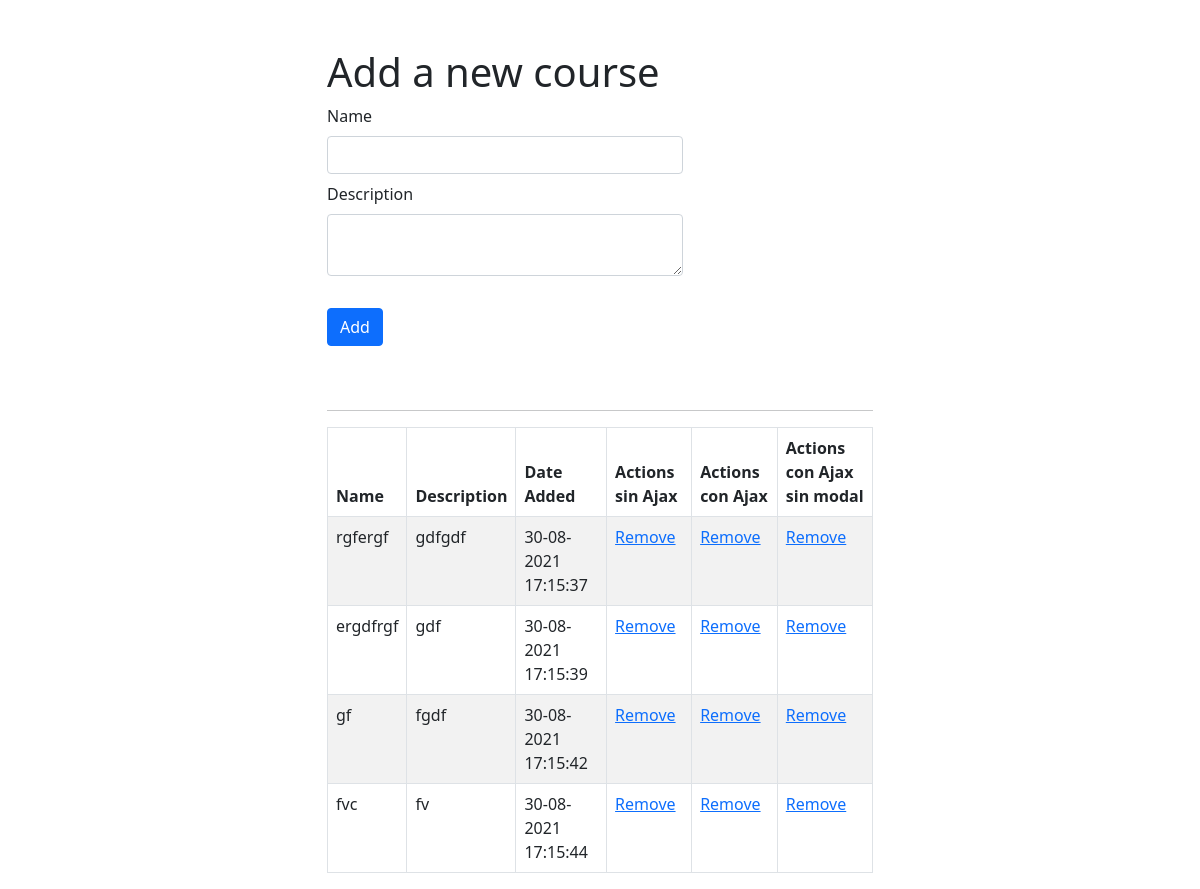
Before: / with the older database file.
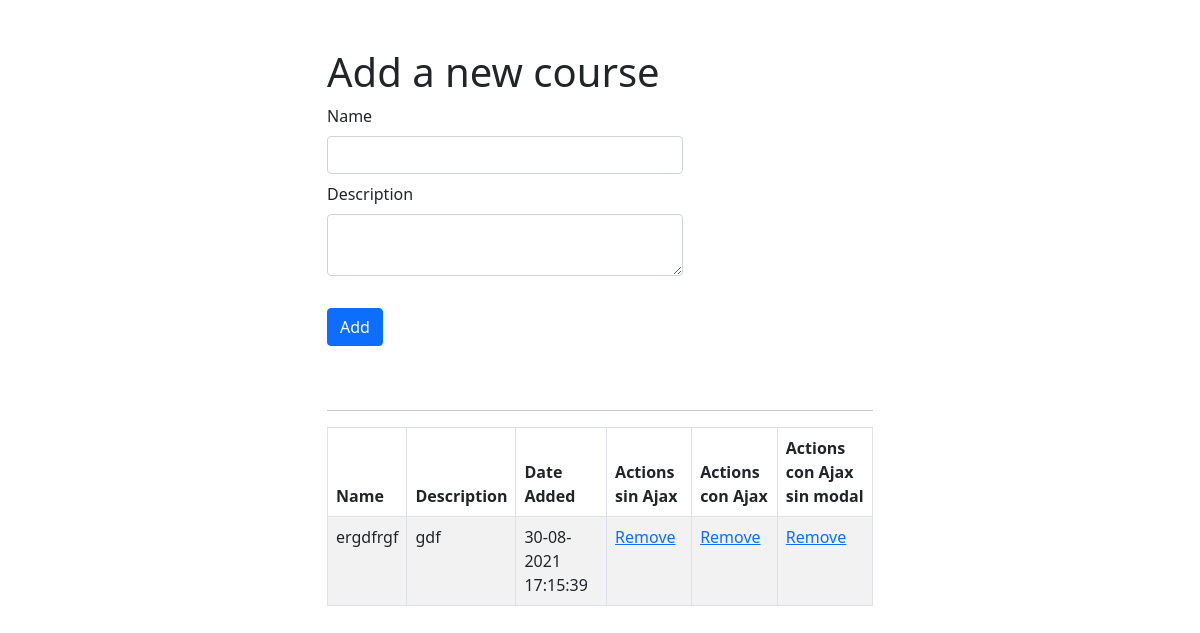
After: the same page with the newer database file.
### app/models.py (models this page shows, shortened)
class Curso(models.Model):
    Name = models.CharField(max_length=155)
    Description = models.CharField(max_length=255)
    Created = models.DateTimeField(auto_now_add=True)
    Updated = models.DateTimeField(auto_now= True)
    objects = CursoManager()

### app/views.py (the view, shortened to what this page needs)
# urls.py: path('', views.index),
def index(request):
    if request.method == "GET":
        context = {
            "cursos": Curso.objects.all(),
        }
        return render(request, "index.html", context)

### app/templates/index.html (shortened to what this page needs)
{% extends "base.html" %} {% block title %} Add a new course {% endblock %}
{% block contenido %}
<div class="row">
    <div class="col-4 offset-3">
        <h1>Add a new course</h1>
        <form method="post">
            <div class="mb-2">
                <label for="Name" class="form-label">Name</label>
                <input type="text" class="form-control" id="Name" name="Name" />
            </div>
            <div class="mb-2">
                <label for="Description" class="form-label">Description</label>
                <textarea type="text" class="form-control" id="Description" name="Description"></textarea>
            </div>
            <button type="submit" class="btn btn-primary mt-4">Add</button>
        </form>
    </div>
</div>
<div class="row mt-5">
    <div class="col-6 offset-3">
        <hr />
        <table class="table table-striped primary table-bordered">
            <thead>
                <tr>
                    <th>Name</th>
                    <th>Description</th>
                    <th>Date Added</th>
                    <th>Actions sin Ajax</th>
                    <th>Actions con Ajax</th>
                    <th>Actions con Ajax sin modal</th>
                </tr>
            </thead>
            <tbody>
                {% for curso in cursos %}
                <tr id="fila{{curso.id}}">
                    <td>{{curso.Name}}</td>
                    <td>{{curso.Description}}</td>
                    <td>{{curso.Created|date:"d-m-Y H:i:s"}}</td>
                    <td><a href="/courses/destroy/{{curso.id}}">Remove</a></td>
                    <td>
                        <a href="#" class="btnEliminar" datos-id="{{curso.id}}" datos-Name="{{curso.Name}}" datos-Description="{{curso.Description}}">Remove</a>
                    </td>
                    <td>
                        <a href="#" class="btnEliminarsinModal" datos-id="{{curso.id}}" datos-Name="{{curso.Name}}" datos-Description="{{curso.Description}}">Remove</a>
                    </td>
                </tr>
                {% endfor %}
            </tbody>
        </table>
    </div>
</div>
{% endblock %}

### app/templates/base.html (shortened to what this page needs)
<!DOCTYPE html>
<html lang="en">
<head>
    <link href="https://cdn.jsdelivr.net/npm/bootstrap@5.1.0/dist/css/bootstrap.min.css" rel="stylesheet">
    <link rel="stylesheet" href="https://cdnjs.cloudflare.com/ajax/libs/toastr.js/latest/toastr.min.css">
    <link rel="stylesheet" href="https://cdnjs.cloudflare.com/ajax/libs/jquery-confirm/3.3.2/jquery-confirm.min.css">
</head>
<body>
    <div class = "container mt-5">
        {% block contenido %}{% endblock %}
</body>
</html>

Changed rows visible on the page:
removed Curso: Name "rgfergf", Description "gdfgdf", Created "30-08-2021 17:15:37"
removed Curso: Name "gf", Description "fgdf", Created "30-08-2021 17:15:42"
removed Curso: Name "fvc", Description "fv", Created "30-08-2021 17:15:44"
